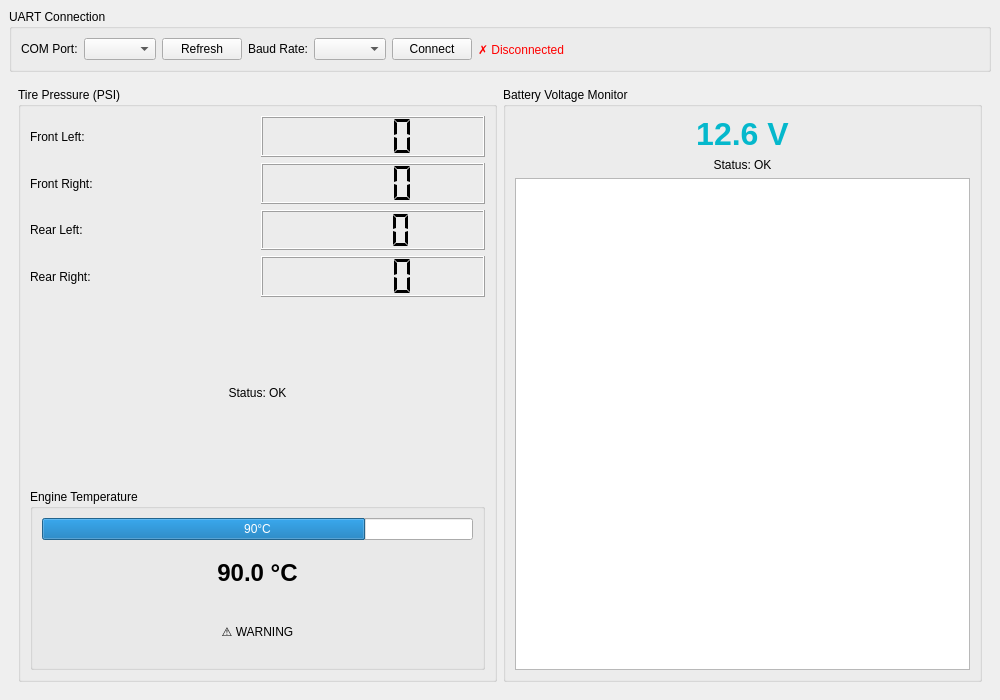
<?xml version="1.0" encoding="UTF-8"?>
<ui version="4.0">
 <class>MainWindow</class>
 <widget class="QMainWindow" name="MainWindow">
  <property name="geometry">
   <rect>
    <x>0</x>
    <y>0</y>
    <width>1000</width>
    <height>700</height>
   </rect>
  </property>
  <property name="windowTitle">
   <string>Vehicle Monitor</string>
  </property>
  <widget class="QWidget" name="centralwidget">
   <layout class="QVBoxLayout" name="verticalLayout">
    <item>
     <!-- Connection Panel -->
     <widget class="QGroupBox" name="groupBox">
      <property name="title">
       <string>UART Connection</string>
      </property>
      <layout class="QHBoxLayout" name="horizontalLayout">
       <item>
        <widget class="QLabel" name="label">
         <property name="text">
          <string>COM Port:</string>
         </property>
        </widget>
       </item>
       <item>
        <widget class="QComboBox" name="cbComPort">
         <property name="minimumWidth">
          <number>120</number>
         </property>
        </widget>
       </item>
       <item>
        <widget class="QPushButton" name="btnRefresh">
         <property name="text">
          <string>Refresh</string>
         </property>
         <property name="maximumWidth">
          <number>80</number>
         </property>
        </widget>
       </item>
       <item>
        <widget class="QLabel" name="label_2">
         <property name="text">
          <string>Baud Rate:</string>
         </property>
        </widget>
       </item>
       <item>
        <widget class="QComboBox" name="cbBaudRate">
         <property name="minimumWidth">
          <number>100</number>
         </property>
        </widget>
       </item>
       <item>
        <widget class="QPushButton" name="btnConnect">
         <property name="text">
          <string>Connect</string>
         </property>
         <property name="minimumWidth">
          <number>100</number>
         </property>
        </widget>
       </item>
       <item>
        <widget class="QLabel" name="lblStatus">
         <property name="text">
          <string>✗ Disconnected</string>
         </property>
         <property name="styleSheet">
          <string>color: red;</string>
         </property>
        </widget>
       </item>
       <item>
        <spacer name="horizontalSpacer">
         <property name="orientation">
          <enum>Qt::Horizontal</enum>
         </property>
         <property name="sizeHint" stdset="0">
          <size>
           <width>40</width>
           <height>20</height>
          </size>
         </property>
        </spacer>
       </item>
      </layout>
     </widget>
    </item>

    <item>
     <!-- Main Content -->
     <widget class="QWidget" name="widget" native="true">
      <layout class="QHBoxLayout" name="horizontalLayout_2">
       <!-- Left Panel: Tire Pressure -->
       <item>
        <widget class="QGroupBox" name="groupBox_2">
         <property name="title">
          <string>Tire Pressure (PSI)</string>
         </property>
         <property name="minimumWidth">
          <number>300</number>
         </property>
         <layout class="QVBoxLayout" name="verticalLayout_2">
          <item>
           <layout class="QGridLayout" name="gridLayout">
            <!-- Front Left -->
            <item row="0" column="0">
             <widget class="QLabel" name="label_3">
              <property name="text">
               <string>Front Left:</string>
              </property>
             </widget>
            </item>
            <item row="0" column="1">
             <widget class="QLCDNumber" name="lcdTireFL">
              <property name="digitCount">
               <number>4</number>
              </property>
              <property name="segmentStyle">
               <enum>QLCDNumber::Flat</enum>
              </property>
             </widget>
            </item>

            <!-- Front Right -->
            <item row="1" column="0">
             <widget class="QLabel" name="label_4">
              <property name="text">
               <string>Front Right:</string>
              </property>
             </widget>
            </item>
            <item row="1" column="1">
             <widget class="QLCDNumber" name="lcdTireFR">
              <property name="digitCount">
               <number>4</number>
              </property>
              <property name="segmentStyle">
               <enum>QLCDNumber::Flat</enum>
              </property>
             </widget>
            </item>

            <!-- Rear Left -->
            <item row="2" column="0">
             <widget class="QLabel" name="label_5">
              <property name="text">
               <string>Rear Left:</string>
              </property>
             </widget>
            </item>
            <item row="2" column="1">
             <widget class="QLCDNumber" name="lcdTireRL">
              <property name="digitCount">
               <number>4</number>
              </property>
              <property name="segmentStyle">
               <enum>QLCDNumber::Flat</enum>
              </property>
             </widget>
            </item>

            <!-- Rear Right -->
            <item row="3" column="0">
             <widget class="QLabel" name="label_6">
              <property name="text">
               <string>Rear Right:</string>
              </property>
             </widget>
            </item>
            <item row="3" column="1">
             <widget class="QLCDNumber" name="lcdTireRR">
              <property name="digitCount">
               <number>4</number>
              </property>
              <property name="segmentStyle">
               <enum>QLCDNumber::Flat</enum>
              </property>
             </widget>
            </item>
           </layout>
          </item>
          <item>
           <widget class="QLabel" name="lblTireWarning">
            <property name="text">
             <string>Status: OK</string>
            </property>
            <property name="alignment">
             <set>Qt::AlignCenter</set>
            </property>
           </widget>
          </item>

          <!-- Engine Temperature Section -->
          <item>
           <widget class="QGroupBox" name="groupBox_4">
            <property name="title">
             <string>Engine Temperature</string>
            </property>
            <layout class="QVBoxLayout" name="verticalLayout_4">
             <item>
              <widget class="QProgressBar" name="progressEngineTemp">
               <property name="minimum">
                <number>0</number>
               </property>
               <property name="maximum">
                <number>120</number>
               </property>
               <property name="value">
                <number>90</number>
               </property>
               <property name="textVisible">
                <bool>true</bool>
               </property>
               <property name="format">
                <string>%v°C</string>
               </property>
              </widget>
             </item>
             <item>
              <widget class="QLabel" name="lblEngineTempValue">
               <property name="text">
                <string>90.0 °C</string>
               </property>
               <property name="alignment">
                <set>Qt::AlignCenter</set>
               </property>
               <property name="styleSheet">
                <string>font-size: 18pt; font-weight: bold;</string>
               </property>
              </widget>
             </item>
             <item>
              <widget class="QLabel" name="lblEngineTempWarning">
               <property name="text">
                <string>⚠ WARNING</string>
               </property>
               <property name="alignment">
                <set>Qt::AlignCenter</set>
               </property>
              </widget>
             </item>
            </layout>
           </widget>
          </item>
         </layout>
        </widget>
       </item>

       <!-- Right Panel: Battery Voltage -->
       <item>
        <widget class="QGroupBox" name="groupBox_3">
         <property name="title">
          <string>Battery Voltage Monitor</string>
         </property>
         <layout class="QVBoxLayout" name="verticalLayout_3">
          <item>
           <widget class="QLabel" name="lblBatteryVoltage">
            <property name="text">
             <string>12.6 V</string>
            </property>
            <property name="alignment">
             <set>Qt::AlignCenter</set>
            </property>
            <property name="styleSheet">
             <string>font-size: 24pt; font-weight: bold; color: #05B8CC;</string>
            </property>
           </widget>
          </item>
          <item>
           <widget class="QLabel" name="lblBatteryStatus">
            <property name="text">
             <string>Status: OK</string>
            </property>
            <property name="alignment">
             <set>Qt::AlignCenter</set>
            </property>
           </widget>
          </item>
          <item>
           <widget class="QChartView" name="chartView">
            <property name="minimumHeight">
             <number>300</number>
            </property>
           </widget>
          </item>
         </layout>
        </widget>
       </item>
      </layout>
     </widget>
    </item>
   </layout>
  </widget>
 </widget>
 <customwidgets>
  <customwidget>
   <class>QChartView</class>
   <extends>QGraphicsView</extends>
   <header>QtCharts</header>
  </customwidget>
 </customwidgets>
 <resources/>
 <connections/>
</ui>
